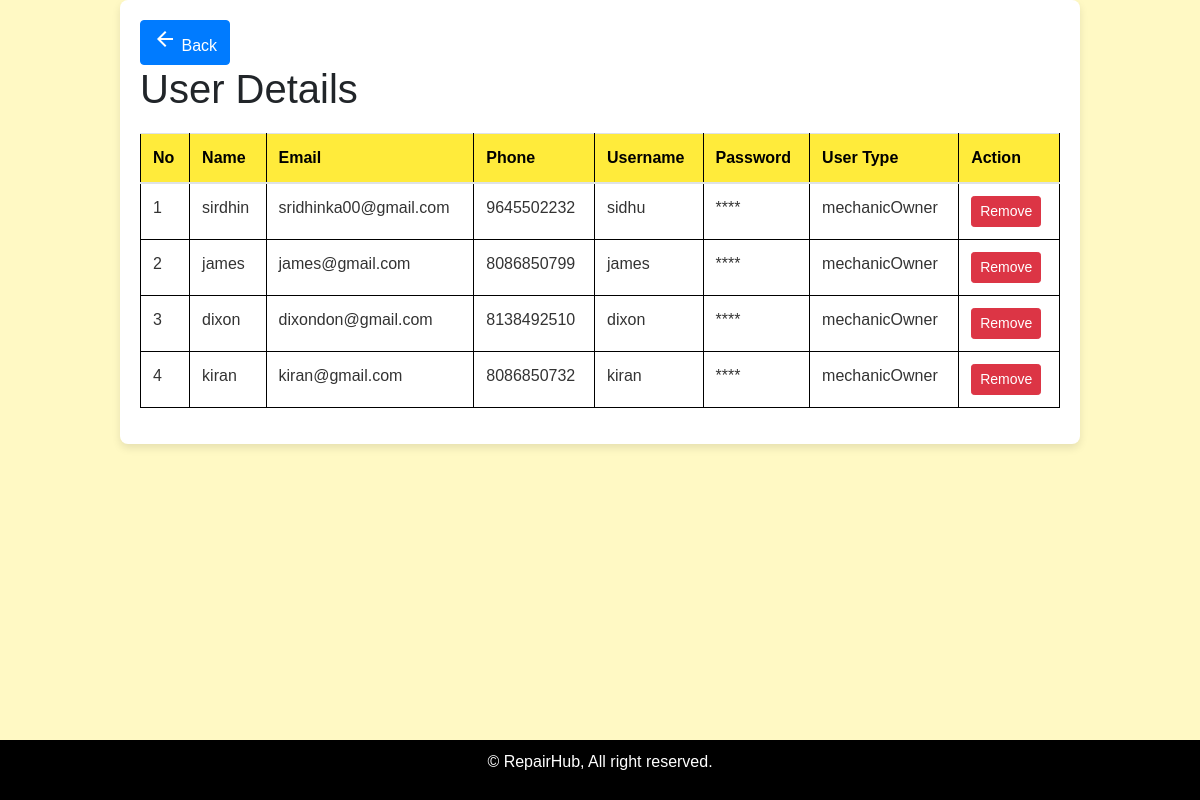
The page /adowner on the database its author committed.
### vehicle/models.py (models this page shows, shortened)
class register(models.Model):
    name = models.CharField(max_length=100)
    mail = models.EmailField()
    phone = models.IntegerField()
    username = models.CharField(max_length=50)
    password = models.CharField(max_length=50)
    usertype = models.CharField(max_length=20)

### vehicle/views.py (the view)
# urls.py: path('adowner',views.view_mech),
def view_mech(request):
    data = register.objects.filter(usertype='mechanicOwner')
    return render(request,'viewmech.html',{'mech':data})

### template/viewmech.html (shortened to what this page needs)
<!DOCTYPE html>
<html lang="en">
<head>
    <link rel="stylesheet" href="https://maxcdn.bootstrapcdn.com/bootstrap/4.0.0/css/bootstrap.min.css">
</head>
<body>
    <div class="container">
        <a href="javascript:history.back()" class="btn btn-primary back-button">
            <i class="material-icons">arrow_back</i> Back
        </a>
        <h1>User Details</h1>
        <table class="table">
            <thead>
                <tr>
                    <th>No</th>
                    <th>Name</th>
                    <th>Email</th>
                    <th>Phone</th>
                    <th>Username</th>
                    <th>Password</th>
                    <th>User Type</th>
                    <th>Action</th>
                </tr>
            </thead>
            <tbody>
                {% for user in mech %}
                    <tr>
                        <td>{{ forloop.counter }}</td>
                        <td>{{ user.name }}</td>
                        <td>{{ user.mail }}</td>
                        <td>{{ user.phone }}</td>
                        <td>{{ user.username }}</td>
                        <td>****</td>
                        <td>{{ user.usertype }}</td>
                        <td><a href="{% url 'remove_mech' user.id %}" class="btn btn-danger btn-sm reject">Remove</a></td>
                    </tr>
                {% empty %}
                    <tr>
                        <td colspan="7">No registerd user available.</td>
                    </tr>
                {% endfor %}
            </tbody>
        </table>
    </div>
    <footer>
        <p>&copy; RepairHub, All right reserved.</p>
    </footer>
</body>
</html>

### template/viewmech.html (style rules this page uses)
body { font-family: Arial, sans-serif; margin: 0; padding: 0; background-color: #fff9c4; }
.container { width: 80%; margin: auto; overflow: hidden; padding: 20px; background-color: #ffffff; border-radius: 8px; box-shadow: 0 4px 8px rgba(0, 0, 0, 0.1); }
table { width: 100%; border-collapse: collapse; margin: 20px 0; }
th, td { padding: 12px; text-align: left; border: 1px solid #000; }
th { background-color: #ffeb3b; color: #000; }
td { background-color: #fff; color: #333; }
tr:nth-child(even) { background-color: #fff9c4; }
tr:nth-child(odd) { background-color: #f0f0f0; }
footer { background-color: #000; color: #fff; text-align: center; padding: 10px 0; position: fixed; bottom: 0; width: 100%; }

### rows shown on the page
register: name "sirdhin", mail "sridhinka00@gmail.com", phone "9645502232", username "sidhu", usertype "mechanicOwner"
register: name "james", mail "james@gmail.com", phone "8086850799", username "james", usertype "mechanicOwner"
register: name "dixon", mail "dixondon@gmail.com", phone "8138492510", username "dixon", usertype "mechanicOwner"
register: name "kiran", mail "kiran@gmail.com", phone "8086850732", username "kiran", usertype "mechanicOwner"
